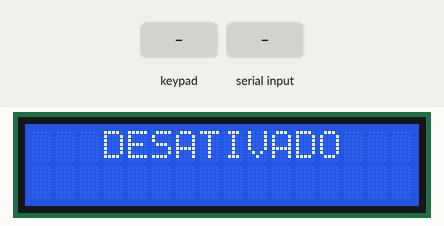
A sketch run on a simulated Arduino Uno, built with avr-gcc and run on an emulated ATmega328P. On the bench: 16×2 character LCD. The inputs (shaded band) are chosen by the test bench.

Above: at 3.2 s.
3.3 s: keypad keys A A A # pressed 0.4 s apart
At 3.7 s:
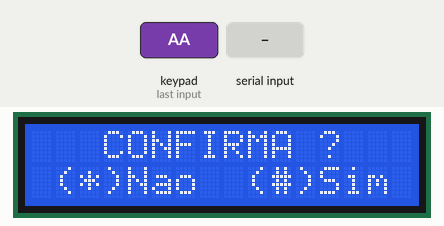
6.4 s: "L" received over the second serial link
At 7.6 s:
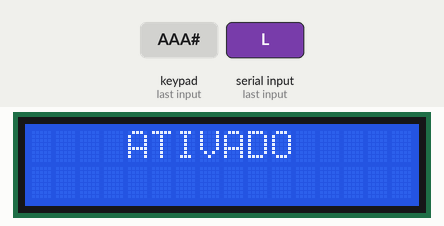
7.9 s: key '1' pressed
At 8.8 s:
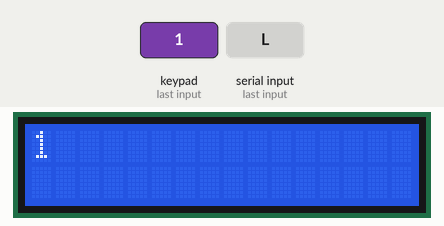
9.4 s: "66555" received over the second serial link
At 9.6 s:
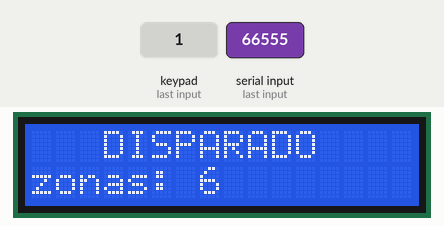
Timing chart, 0 to 12.4 s (numbered marks = the images above; inputs shaded):
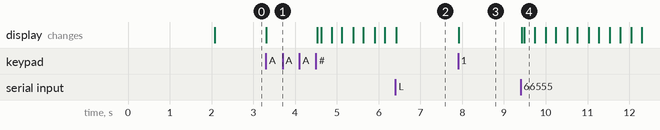

The sketch:

Central_de_Alarme.ino
```cpp
#include <Keypad.h>
#include <LiquidCrystal.h>
#include <SoftwareSerial.h>

//******* CONFIGURACAO DO PROJETO *********
#define pinRS 12
#define pinEN 13
#define pinD4 7
#define pinD5 6
#define pinD6 5
#define pinD7 4

#define linhasKB  4
#define colunasKB 4

char keys[linhasKB][colunasKB] = {
  {'1','2','3','A'},
  {'4','5','6','B'},
  {'7','8','9','C'},
  {'*','0','#','D'}
};

byte pinLinhas[linhasKB]  = {11, 10, 9, 8};
byte pinColunas[colunasKB] = {A0, A1, A2, A3};


#define pinRX 3
#define pinTX 2
//*****************************************

#define estDESATIVADO 0
#define estATIVAR     1
#define estATIVADO    2
#define estDISPARADO  3
#define estCONFIRMAR  4

SoftwareSerial SerialIHM(pinRX, pinTX);
LiquidCrystal lcd(pinRS, pinEN, pinD4, pinD5, pinD6, pinD7);
Keypad keypad = Keypad( makeKeymap(keys), pinLinhas, pinColunas, linhasKB, colunasKB );

byte estado = estDESATIVADO;
byte estadoAnt = estATIVADO;

String zonas;
String senha;

void setup()
{
  SerialIHM.begin(9600);
  lcd.begin(16, 2);
  lcd.print("   Brincando");
  lcd.setCursor(0, 1);
  lcd.print("   com Ideias");
  delay(2000);
}

void loop()
{
  if (SerialIHM.available()) {
    char recebido = SerialIHM.read();

    if (recebido == 'L') {
       estado = estATIVADO;
    }
    if ((recebido >= '1') && (recebido <= '9')) {
       zonas += recebido;
       estado = estDISPARADO;
    }
  }


  char key = keypad.getKey();

  if (key){
    switch (estado) {
       case estDESATIVADO:
         if (key == 'A') {
            lcd.clear();
            lcd.print("   CONFIRMA ?");
            lcd.setCursor(0, 1);
            lcd.print(" (*)Nao  (#)Sim");
            estado = estCONFIRMAR;
         }
         break;
       case estCONFIRMAR:
         if (key == '*') {
            estado = estDESATIVADO;
         }
         if (key == '#') {
            estado = estATIVAR;
            SerialIHM.print("AAA");
         }
         break;
       case estATIVAR:

         break;
       case estATIVADO:
         if ((key >= '0') && (key <= '9')) {
           if (senha == "") {
              lcd.clear();
           }
           lcd.print(key);
           senha += key;
         }

         if (key == '#') {
           if (senha == "66555") {
              estado = estDESATIVADO;
              lcd.clear();
              SerialIHM.print("BBB");
           } else {
              estadoAnt = 0;
           }
           senha = "";
         }

         if (key == '*') {
           estadoAnt = 0;
           senha = "";
         }

         break;
       case estDISPARADO:

         break;
     }
  }

  if (estado != estadoAnt) {
     switch (estado) {
       case estDESATIVADO:
         lcd.clear();
         lcd.print("   DESATIVADO");
         break;
       case estATIVAR:
         lcd.clear();
         lcd.print("ATIVANDO...");
         break;
       case estATIVADO:
         lcd.clear();
         lcd.print("    ATIVADO");
         zonas = "";
         break;
       case estDISPARADO:
         lcd.clear();
         lcd.print("   DISPARADO");
         lcd.setCursor(0, 1);
         lcd.print("zonas: " + zonas);
         break;
     }
  }
  estadoAnt = estado;

  if ((estado == estATIVAR) || (estado == estDISPARADO)) {
    if (bitRead(millis(), 8)) {
       lcd.display();
    } else {
       lcd.noDisplay();
    }
  } else {
    lcd.display();
  }

  delay(20);
}
```

Measured:
- after the input at 3.3 s, the display: changes at once (image 1)
- after the input at 6.4 s, the display: changes at once (image 2)
- after the input at 7.9 s, the display: changes at once (image 3)
- after the input at 9.4 s, the display: first changes at once (image 4 shows a later state)
